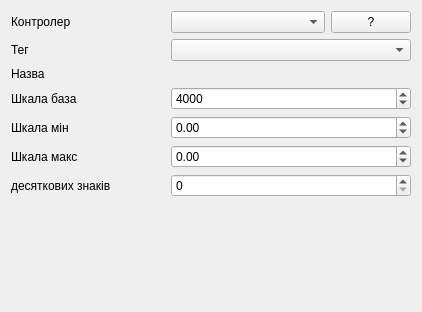
<?xml version="1.0" encoding="UTF-8"?>
<ui version="4.0">
 <class>AuTagSetup</class>
 <widget class="QWidget" name="AuTagSetup">
  <property name="geometry">
   <rect>
    <x>0</x>
    <y>0</y>
    <width>422</width>
    <height>312</height>
   </rect>
  </property>
  <property name="windowTitle">
   <string>Form</string>
  </property>
  <layout class="QGridLayout" name="gridLayout">
   <item row="5" column="0">
    <widget class="QLabel" name="label_4">
     <property name="text">
      <string>Шкала макс</string>
     </property>
    </widget>
   </item>
   <item row="0" column="0">
    <widget class="QLabel" name="label">
     <property name="text">
      <string>Контролер</string>
     </property>
    </widget>
   </item>
   <item row="1" column="0">
    <widget class="QLabel" name="label_2">
     <property name="text">
      <string>Тег</string>
     </property>
    </widget>
   </item>
   <item row="4" column="0">
    <widget class="QLabel" name="label_3">
     <property name="text">
      <string>Шкала мін</string>
     </property>
    </widget>
   </item>
   <item row="0" column="1">
    <widget class="QComboBox" name="plcName"/>
   </item>
   <item row="6" column="0">
    <widget class="QLabel" name="label_6">
     <property name="text">
      <string>десяткових знаків</string>
     </property>
    </widget>
   </item>
   <item row="3" column="0">
    <widget class="QLabel" name="label_5">
     <property name="text">
      <string>Шкала база</string>
     </property>
    </widget>
   </item>
   <item row="0" column="2">
    <widget class="QPushButton" name="bnQueryParam">
     <property name="sizePolicy">
      <sizepolicy hsizetype="Fixed" vsizetype="Fixed">
       <horstretch>0</horstretch>
       <verstretch>0</verstretch>
      </sizepolicy>
     </property>
     <property name="text">
      <string>?</string>
     </property>
    </widget>
   </item>
   <item row="1" column="1" colspan="2">
    <widget class="QComboBox" name="tagName"/>
   </item>
   <item row="2" column="0" colspan="3">
    <widget class="QLabel" name="tagText">
     <property name="text">
      <string>Назва</string>
     </property>
    </widget>
   </item>
   <item row="3" column="1" colspan="2">
    <widget class="QSpinBox" name="tagBase">
     <property name="keyboardTracking">
      <bool>false</bool>
     </property>
     <property name="minimum">
      <number>1</number>
     </property>
     <property name="maximum">
      <number>65535</number>
     </property>
     <property name="value">
      <number>4000</number>
     </property>
    </widget>
   </item>
   <item row="4" column="1" colspan="2">
    <widget class="QDoubleSpinBox" name="tagZero">
     <property name="keyboardTracking">
      <bool>false</bool>
     </property>
     <property name="minimum">
      <double>-1000.000000000000000</double>
     </property>
     <property name="maximum">
      <double>1000.000000000000000</double>
     </property>
    </widget>
   </item>
   <item row="5" column="1" colspan="2">
    <widget class="QDoubleSpinBox" name="tagFull">
     <property name="keyboardTracking">
      <bool>false</bool>
     </property>
     <property name="minimum">
      <double>-1000.000000000000000</double>
     </property>
     <property name="maximum">
      <double>10000.000000000000000</double>
     </property>
    </widget>
   </item>
   <item row="6" column="1" colspan="2">
    <widget class="QSpinBox" name="tagDp">
     <property name="keyboardTracking">
      <bool>false</bool>
     </property>
     <property name="maximum">
      <number>3</number>
     </property>
    </widget>
   </item>
   <item row="11" column="0" colspan="3">
    <spacer name="verticalSpacer">
     <property name="orientation">
      <enum>Qt::Vertical</enum>
     </property>
     <property name="sizeHint" stdset="0">
      <size>
       <width>268</width>
       <height>26</height>
      </size>
     </property>
    </spacer>
   </item>
  </layout>
 </widget>
 <resources/>
 <connections/>
</ui>
